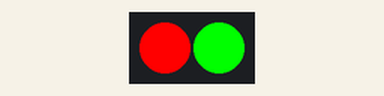
The sketch below on a simulated Arduino Uno, built with avr-gcc and run on an emulated ATmega328P. On the bench: 2 RGB LEDs in strip order, left to right.

Above: at 0.1 s.
At 2.7 s:
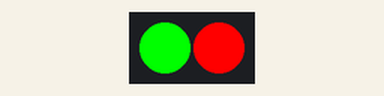
Timing chart, 0 to 3.0 s (numbered marks = the images above):
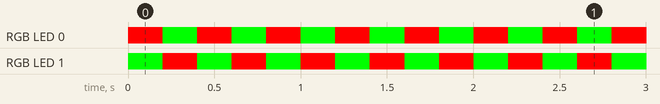

Measured:
- by itself, RGB LED 0, RGB LED 1: alternates RGB(255, 0, 0) for 0.20 s and RGB(0, 255, 0) for 0.20 s

The sketch:

shes_defrosting_guys.ino
```cpp
#include <Arduino.h>
#include <MeMCore.h>

// data type for led lights are MeRGBLed

MeRGBLed led(0,30);

void setup() {
  // put your setup code here, to run once:
  led.setpin(13);

}

void loop() {
  // put your main code here, to run repeatedly:
  // led.setColor(255,255,255); // sets both leds to white
  // led.show(); // must include this for the led to physically show
  // delay(1000); // must have delay for it to show, measurement is millseconds
  led.setColorAt(0,255,0,0); // first number (0) represents the right led, other 3 numbers are the rgb values
  led.setColorAt(1,0,255,0); // first number (1) represents the left led
  led.show();
  delay(200);
  led.setColorAt(0,0,255,0);
  led.setColorAt(1,255,0,0);
  led.show();
  delay(200);
}
```
